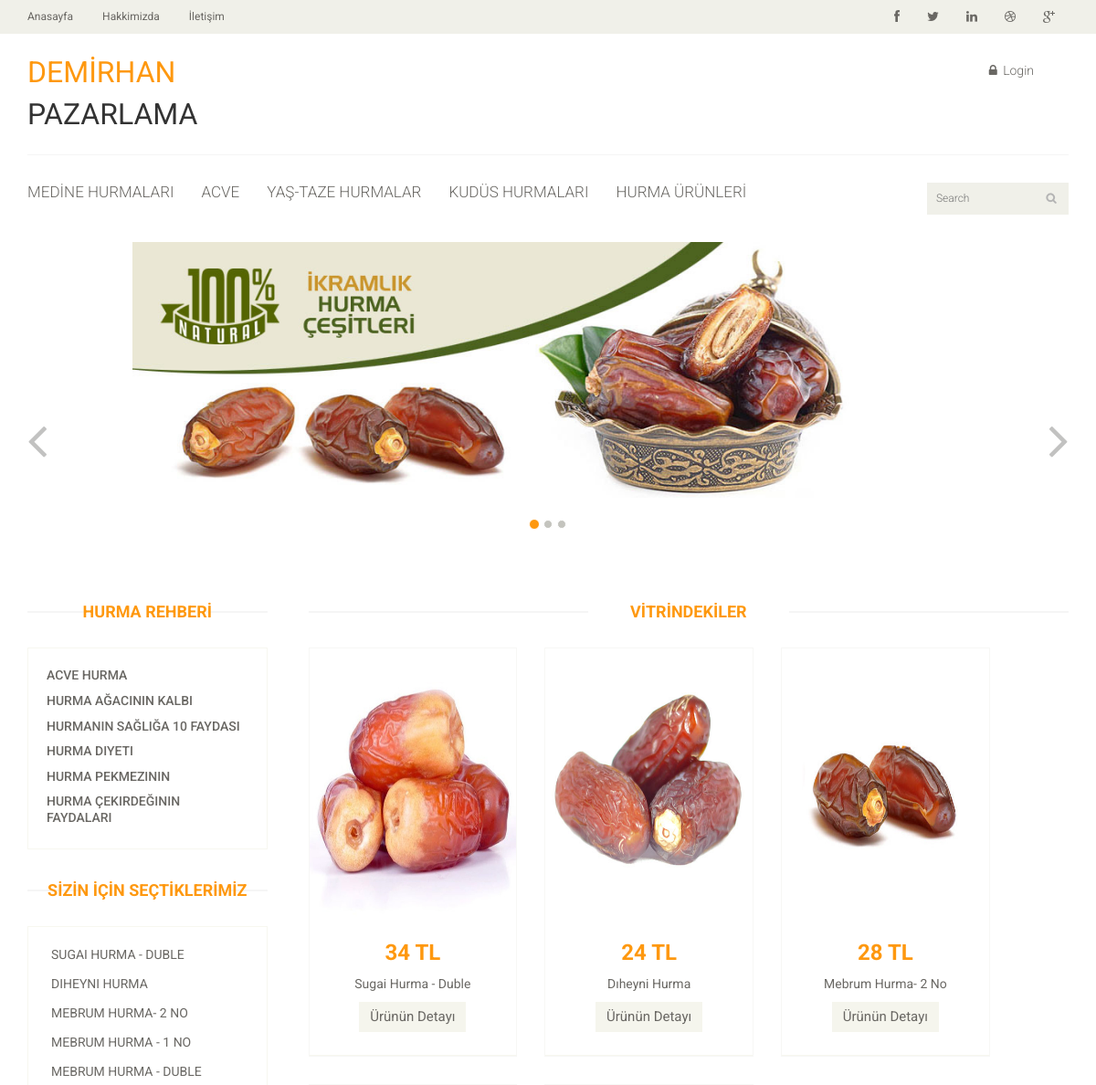
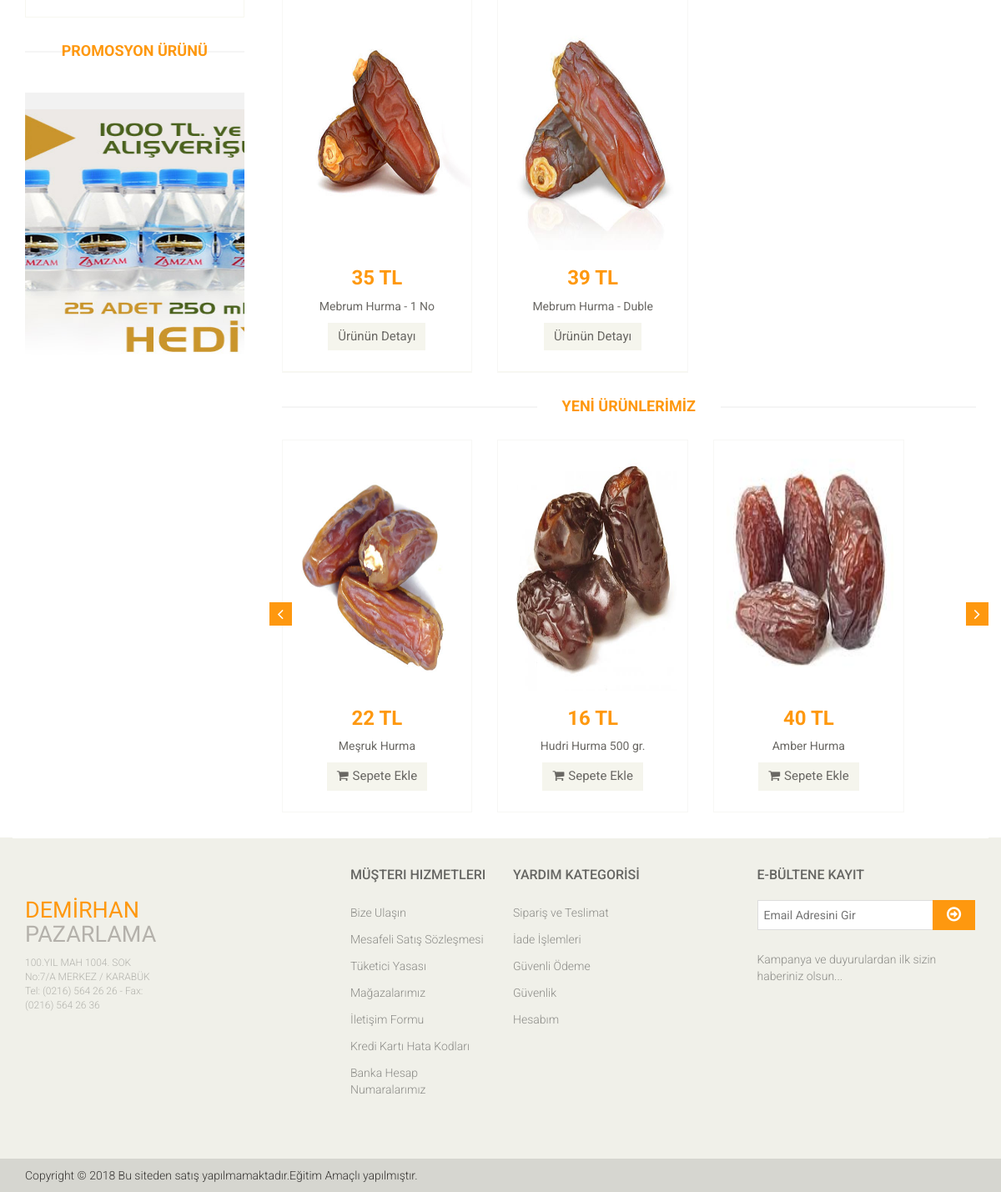
The page / on the database its author committed (2 pictures, top to bottom).
### tables this page shows
CREATE TABLE `kategoriler` (
  `Id` int(11) NOT NULL AUTO_INCREMENT,
  `parent_id` int(11) DEFAULT NULL,
  `adi` varchar(100) DEFAULT NULL,
  `description` varchar(150) DEFAULT NULL,
  `keywords` varchar(150) DEFAULT NULL,
  `resim` varchar(50) DEFAULT NULL,
  `durum` varchar(50) DEFAULT NULL,
  `tarih` timestamp NULL DEFAULT NULL,
  PRIMARY KEY (`Id`)
);

CREATE TABLE `urunler` (
  `Id` int(11) NOT NULL AUTO_INCREMENT,
  `adi` varchar(150) DEFAULT NULL,
  `kodu` varchar(50) DEFAULT NULL,
  `turu` int(11) DEFAULT NULL,
  `kategori` int(11) DEFAULT NULL,
  `afiyat` float DEFAULT NULL,
  `sfiyat` float DEFAULT NULL,
  `stok` int(11) DEFAULT NULL,
  `description` varchar(255) DEFAULT NULL,
  `keywords` varchar(255) DEFAULT NULL,
  `aciklama` text,
  `durum` varchar(5) DEFAULT NULL,
  `tarih` timestamp NULL DEFAULT NULL,
  `resim` varchar(50) DEFAULT NULL,
  `grubu` varchar(10) DEFAULT 'YENİ',
  PRIMARY KEY (`Id`)
);

### application/controllers/Home.php (called while the page is built, shortened)
<?php
class Home extends CI_Controller {
	 public function __construct()
        {
				$this->load->model('Database_Model');
		}
	public function index()
	{
		$query=$this->db->query("SELECT * FROM kategoriler limit 5");
		$data["kategoriler"]=$query->result();
		$query=$this->db->query("SELECT * FROM urunler WHERE grubu='rehber' ");
		$data["altkategoriler"]=$query->result();
		$query=$this->db->query("SELECT * FROM urunler WHERE grubu='vitrin' limit 8 ");
		$data["altkategoriler2"]=$query->result();
		$query=$this->db->query("SELECT * FROM kategoriler WHERE parent_id=3 limit 11 ");
		$data["altkategoriler3"]=$query->result();
		$query=$this->db->query("SELECT * FROM ayarlar");
		$data["veri"]=$query->result();
		$query=$this->db->query("SELECT * FROM urunler WHERE grubu='kampanya'");
		$data["kampanya"]=$query->result();
		$query=$this->db->query("SELECT * FROM urunler WHERE grubu='vitrin' limit 10");
		$data["vitrindekiler"]=$query->result();
		$query=$this->db->query("SELECT * FROM urunler WHERE grubu='yeni' limit 6");
		$data["yeniurunler"]=$query->result();
		$data["sayfa"]="";
$data["menu"]="Anasayfa";
		$this->load->view('_header',$data);
		$this->load->view('_slider');
		$this->load->view('_sidebar');
		$this->load->view('_content');
		$this->load->view('_footer');
	}
}

### index.php (called while the page is built, shortened)
<?php
require_once BASEPATH.'core/CodeIgniter.php';

### application/views/_content.php (the view, shortened to what this page needs)
<div class="col-sm-9 padding-right">
					<div class="features_items">
						<h2 class="title text-center">VİTRİNDEKİLER</h2>
						<?php foreach($vitrindekiler as $rs){?>
						<div class="col-sm-4">
							<div class="product-image-wrapper">
								<div class="single-products">
										<div class="productinfo text-center" >
											<img src="<?=base_url()?>uploads/<?=$rs->resim?>" alt="" height="300" />
											<h2><?=$rs->sfiyat?> TL</h2>
											<p><?=$rs->adi?></p>
											<a href="<?=base_url()?>home/urundetay/<?=$rs->Id?>" class="btn btn-default add-to-cart">Ürünün Detayı</a>
										</div>
								</div>
								<div class="choose">
								</div>
							</div>
						</div>
						<?php } ?>
					</div>
					<div class="recommended_items">
						<h2 class="title text-center">YENİ ÜRÜNLERİMİZ</h2>
						<div id="recommended-item-carousel" class="carousel slide" data-ride="carousel">
							<div class="carousel-inner">
							<?php
						$say=0;
						$aktf=null;
							$say++;
							if($say==1)
								$aktf="active";
							else
								$aktf=null;
							$sayac=0;
							?>
								<div class="item <?=$aktf?>">
							<?php foreach($yeniurunler as $rs)
						{$sayac++;
						if($sayac!=4){
						?>
									<div class="col-sm-4">
										<div class="product-image-wrapper">
											<div class="single-products">
												<div class="productinfo text-center">
													<img src="<?=base_url()?>uploads/<?=$rs->resim?>" alt="" height="300" />
													<h2><?=$rs->sfiyat?> TL</h2>
													<p><?=$rs->adi?></p>
													<a href="<?=base_url()?>home/urundetay/<?=$rs->Id?>" class="btn btn-default add-to-cart"><i class="fa fa-shopping-cart"></i>Sepete Ekle</a>
												</div>
												</div>
											</div>
										</div>
						<?php }
						if($sayac==3)$aktf=null;
						else if($sayac==4) {?>
						</div>
						<?php }}  ?>
						</div>
							 <a class="left recommended-item-control" href="#recommended-item-carousel" data-slide="prev">
								<i class="fa fa-angle-left"></i>
							  </a>
							  <a class="right recommended-item-control" href="#recommended-item-carousel" data-slide="next">
								<i class="fa fa-angle-right"></i>
							  </a>
						</div>
					</div>
				</div>
			</div>
		</div>
	</section>

### application/views/_header.php (shortened to what this page needs)
<!DOCTYPE html>
<html lang="en">
<head>
    <link href="<?=base_url()?>assets/css/bootstrap.min.css" rel="stylesheet">
    <link href="<?=base_url()?>assets/css/font-awesome.min.css" rel="stylesheet">
    <link href="<?=base_url()?>assets/css/prettyPhoto.css" rel="stylesheet">
    <link href="<?=base_url()?>assets/css/price-range.css" rel="stylesheet">
    <link href="<?=base_url()?>assets/css/animate.css" rel="stylesheet">
	<link href="<?=base_url()?>assets/css/main.css" rel="stylesheet">
	<link href="<?=base_url()?>assets/css/responsive.css" rel="stylesheet">
</head>
<body>
	<header id="header">
		<div class="header_top">
			<div class="container">
				<div class="row">
					<div class="col-sm-6">
						<div class="contactinfo">
							<ul class="nav nav-pills">
								<li><a href="<?=base_url()?>home"> Anasayfa</a></li>
								<li><a href="<?=base_url()?>home/hakkimizda">Hakkimizda</a></li>
								<li><a href="<?=base_url()?>home/iletisim">İletişim</a></li>
							</ul>
						</div>
					</div>
					<div class="col-sm-6">
						<div class="social-icons pull-right">
							<ul class="nav navbar-nav">
								<li><a href="https://www.facebook.com/<?=$veri[0]->facebook?>"><i class="fa fa-facebook"></i></a></li>
								<li><a href="https://twitter.com/<?=$veri[0]->twitter?>"><i class="fa fa-twitter"></i></a></li>
								<li><a href="#"><i class="fa fa-linkedin"></i></a></li>
								<li><a href="#"><i class="fa fa-dribbble"></i></a></li>
								<li><a href="#"><i class="fa fa-google-plus"></i></a></li>
							</ul>
						</div>
					</div>
				</div>
			</div>
		</div>
		<div class="header-middle">
			<div class="container">
				<div class="row">
					<div class="col-sm-4">
						<div class="logo pull-left">
						<SPAN style="color: #FE980F; font-size:xx-large"> DEMİRHAN</SPAN><BR><SPAN style=" font-size:xx-large"> PAZARLAMA</SPAN>
						</div>
					</div>
					<?php
					if($this->session->userdata("uye_session"))
					{?>
					<div class="col-sm-8">
						<div class="shop-menu pull-right">
							<ul class="nav navbar-nav">
								<li><a href="<?=base_url()?>home/siparislerim"><i class="fa fa-star"></i> Siparişlerim</a></li>
								<li><a href="<?=base_url()?>home/sepetim"><i class="fa fa-shopping-cart"></i> Sepetim</a></li>
								<li><a href="<?=base_url()?>home/yorumlarim"><i class="fa fa-star"></i> Yorumlarım</a></li>
								<li>
								<div class="btn-group pull-right">
							<div class="btn-group">
								<button type="button" class="btn btn-default dropdown-toggle usa" data-toggle="dropdown">
									Kullanıcı: <?=$this->session->uye_session["adsoy"]?>
									<span class="caret"></span>
								</button>
								<ul class="dropdown-menu">
									<li><a href="<?=base_url()?>home/uyepanel">Hesap Bilgileri</a></li>
									<li><a href="<?=base_url()?>home/sifre_degistir">Şifre Değistir.</a></li><br>
									<li><a href="<?=base_url()?>home/login2_cik">Çıkış</a></li>
								</ul>
							</div>
						</div>
								</li>
							</ul>
						</div>
					</div>
					<?php } else {?>
					<div class="col-sm-8">
						<div class="shop-menu pull-right">
							<ul class="nav navbar-nav">
								<li><a href="<?=base_url()?>home/login2_ol"><i class="fa fa-lock"></i> Login</a></li>
							</ul>
						</div>
					</div>
					<?php }?>
				</div>
			</div>
		</div>
		<div class="header-bottom">
			<div class="container">
				<div class="row">
					<div class="col-sm-9">
						<div class="mainmenu pull-left">
							<ul class="nav navbar-nav collapse navbar-collapse">
								<?php foreach($kategoriler as $rs) {?>
              <li><a href="<?=base_url()?>home/kategori/<?=$rs->Id?>"><?=$rs->adi?></a></li>
			<?php } ?>
						</div>
					</div>
					<div class="col-sm-3">
						<div class="search_box pull-right">
							<input type="text" placeholder="Search"/>
						</div>
					</div>
				</div>
			</div>
		</div>
	</header>

### application/views/_slider.php
<section id="slider">
	<div class="container">
		<div class="row">
			<div class="col-sm-12">
				<div id="slider-carousel" class="carousel slide" data-ride="carousel">
					<ol class="carousel-indicators">
						<li data-target="#slider-carousel" data-slide-to="0" class="active"></li>
						<li data-target="#slider-carousel" data-slide-to="1"></li>
						<li data-target="#slider-carousel" data-slide-to="2"></li>
					</ol>
					<div class="carousel-inner">
					<?php
					$say=0;
					$aktf=null;
					foreach($kampanya as $rs)
					{	$say++;
						if($say==1)
							$aktf="active";
						else
							$aktf=null;
						?>
						<div class="item <?=$aktf?>">
							<div class="col-sm-6" >
								<div class="ic">
								<img src="<?=base_url()?>uploads/<?=$rs->resim?>" class="pricing" alt="<?=$rs->adi?>" height="280" />
							</div>
							</div>
						</div>
						<?php } ?>
					</div>
					<a href="#slider-carousel" class="left control-carousel hidden-xs" data-slide="prev">
						<i class="fa fa-angle-left"></i>
					</a>
					<a href="#slider-carousel" class="right control-carousel hidden-xs" data-slide="next">
						<i class="fa fa-angle-right"></i>
					</a>
				</div>
			</div>
		</div>
	</div>
</section>

### application/views/_sidebar.php
<section>
		<div class="container">
			<div class="row">
				<div class="col-sm-3">
					<div class="left-sidebar">
						<h2>HURMA REHBERİ</h2>
						<div class="panel-group category-products" id="accordian">
							<div class="panel panel-default">
							<?php foreach($altkategoriler as $rs) {?>
								<div class="panel-heading">
									<h4 class="panel-title">
										<a data-toggle="collapse" data-parent="#accordian" href="#sportswear">
											<a href="<?=base_url()?>home/kategoriSayfa/<?=$rs->Id?>">
											<?=$rs->adi?>
											</a>
										</a>
									</h4>
								</div>
							<?php } ?>
							</div>
						</div>
						<div class="brands_products">
							<h2>SİZİN İÇİN SEÇTİKLERİMİZ</h2>
							<div class="brands-name">
								<ul class="nav nav-pills nav-stacked">
									<?php foreach($altkategoriler2 as $rs) {?>
									<li><a href="#"> <span class="pull-right"></span><?=$rs->adi?></a></li>
									<?php } ?>
								</ul>
							</div>
						</div>
						<div class="price-range">
							<h2>Promosyon Ürünü</h2>
						</div>
						<div class="shipping text-center">
							<img src="<?=base_url()?>uploads/promosyon_25_zemzem-500x450.jpg" alt="" width="450" height="300"  />
						</div>
					</div>
				</div>

### application/views/_footer.php (shortened to what this page needs)
<footer id="footer">
		<div class="footer-widget">
			<div class="container">
				<div class="row">
					<div class="col-sm-2">
						<div class="companyinfo">
							<h2><span>DEMİRHAN</span> PAZARLAMA</h2>
							<p>100.YIL MAH 1004. SOK No:7/A MERKEZ / KARABÜK
Tel: (0216) 564 26 26 - Fax: (0216) 564 26 36</p>
						</div>
					</div>
					<div class="col-sm-2">
					</div>
					<div class="col-sm-2">
						<div class="single-widget">
							<h2>Müşteri Hizmetleri</h2>
							<ul class="nav nav-pills nav-stacked">
								<li><a href="#">Bize Ulaşın</a></li>
								<li><a href="#">Mesafeli Satış Sözleşmesi</a></li>
								<li><a href="#">Tüketici Yasası</a></li>
								<li><a href="#">Mağazalarımız</a></li>
								<li><a href="#">İletişim Formu</a></li>
								<li><a href="#">Kredi Kartı Hata Kodları</a></li>
								<li><a href="#">Banka Hesap Numaralarımız</a></li>
							</ul>
						</div>
					</div>
					<div class="col-sm-2">
						<div class="single-widget">
							<h2>YARDIM KATEGORİSİ</h2>
							<ul class="nav nav-pills nav-stacked">
								<li><a href="#">Sipariş ve Teslimat</a></li>
								<li><a href="#">İade İşlemleri</a></li>
								<li><a href="#">Güvenli Ödeme</a></li>
								<li><a href="#">Güvenlik</a></li>
								<li><a href="#">Hesabım</a></li>
							</ul>
						</div>
					</div>
					<div class="col-sm-3 col-sm-offset-1">
						<div class="single-widget">
							<h2>E-BÜLTENE KAYIT</h2>
							<form action="#" class="searchform">
								<input type="text" placeholder="Email Adresini Gir" />
								<button type="submit" class="btn btn-default"><i class="fa fa-arrow-circle-o-right"></i></button>
								<p>Kampanya ve duyurulardan ilk sizin <br /> haberiniz olsun...</p>
							</form>
						</div>
					</div>
				</div>
			</div>
		</div>
		<div class="footer-bottom">
			<div class="container">
				<div class="row">
					<p class="pull-left">Copyright © 2018 Bu siteden satış yapılmamaktadır.Eğitim Amaçlı yapılmıştır.</p>
				</div>
			</div>
		</div>
	</footer>
</body>
</html>

### rows shown on the page
kategoriler: adi "MEDİNE HURMALARI"
kategoriler: adi "ACVE"
kategoriler: adi "YAŞ-TAZE HURMALAR"
kategoriler: adi "KUDÜS HURMALARI"
kategoriler: adi "HURMA ÜRÜNLERİ"
urunler: resim (picture)
urunler: adi "ACVE HURMA"
urunler: adi "HURMA AĞACININ KALBI"
urunler: adi "HURMANIN SAĞLIĞA 10 FAYDASI"
urunler: adi "HURMA DIYETI"
urunler: adi "HURMA PEKMEZININ"
urunler: adi "HURMA ÇEKIRDEĞININ FAYDALARI"
urunler: adi "SUGAI HURMA - DUBLE", resim (picture), sfiyat "34", adi "Sugai Hurma - Duble"
urunler: adi "DIHEYNI HURMA", resim (picture), sfiyat "24", adi "Dıheyni Hurma"
urunler: adi "MEBRUM HURMA- 2 NO", resim (picture), sfiyat "28", adi "Mebrum Hurma- 2 No"
urunler: adi "MEBRUM HURMA - 1 NO", resim (picture), sfiyat "35", adi "Mebrum Hurma - 1 No"
urunler: adi "MEBRUM HURMA - DUBLE", resim (picture), sfiyat "39", adi "Mebrum Hurma - Duble"
urunler: resim (picture), sfiyat "22", adi "Meşruk Hurma"
urunler: resim (picture), sfiyat "16", adi "Hudri Hurma 500 gr."
urunler: resim (picture), sfiyat "40", adi "Amber Hurma"
